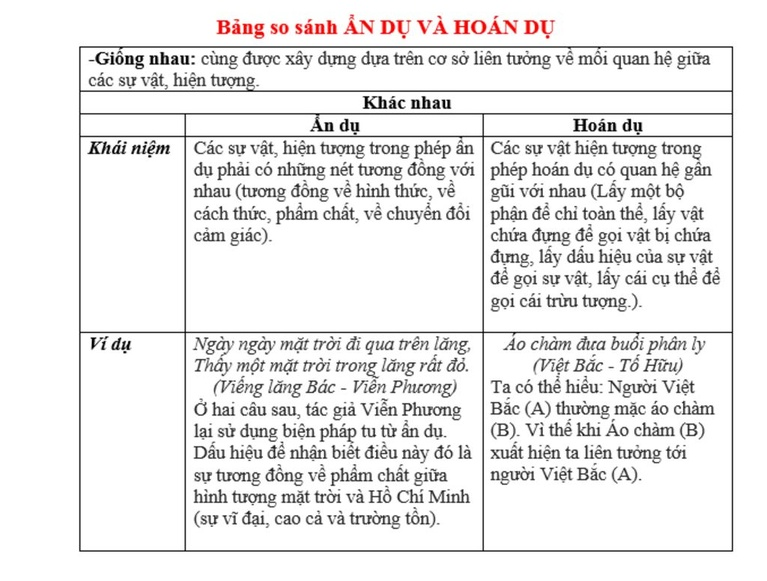
#> input picture process/table.jpg, 767 x 581 px, shrunk from 1024 x 776 before the run
$ jupyter execute --allow-errors table_text.ipynb
#> lines starting #> are read from the running program, lines starting #| are printed output that depends on the picture; after the words box and inside, x2 and y2 are one past the last pixel; in counts of white or black regions, pixels touching at a corner belong together
[cell 1]
import cv2
import numpy as np
import pytesseract
from PIL import Image
import matplotlib.pyplot as plt
from matplotlib.patches import Rectangle
from docx import Document

# Đọc ảnh và chuyển sang grayscale
img = cv2.imread('table.jpg', cv2.IMREAD_GRAYSCALE)
#> img: shape (581, 767); min 0, max 255, mean 234.6

# Áp dụng threshold để chuyển ảnh thành đen trắng
_, binary_img = cv2.threshold(img, 150, 255, cv2.THRESH_BINARY_INV)
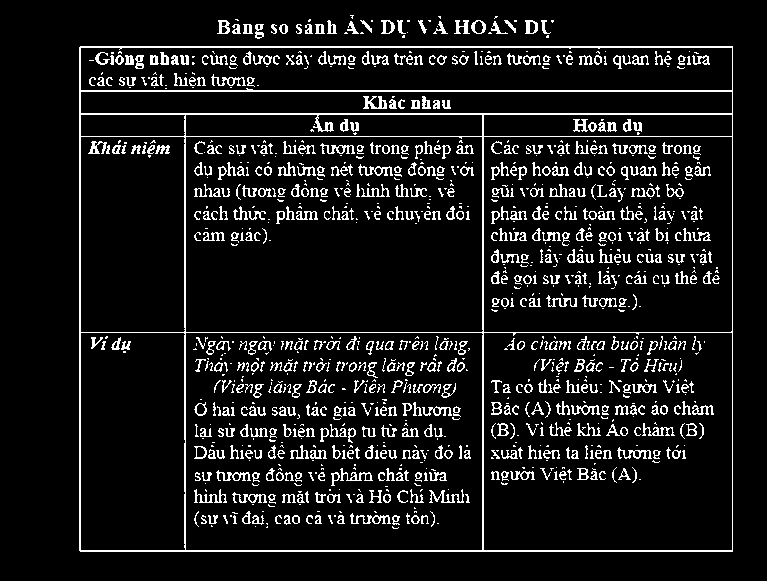
#> binary_img: shape (581, 767); 9.5% white in thin lines or dots, all inside (x1, y1, x2, y2) = (79, 15, 733, 552)

# Kernel cho đường ngang và dọc (dùng cho bảng)
horizontal_kernel = cv2.getStructuringElement(cv2.MORPH_RECT, (25, 1))
vertical_kernel = cv2.getStructuringElement(cv2.MORPH_RECT, (1, 25))

# Tìm các đường ngang và dọc (phát hiện bảng)
horizontal_lines = cv2.morphologyEx(binary_img, cv2.MORPH_OPEN, horizontal_kernel, iterations=2)
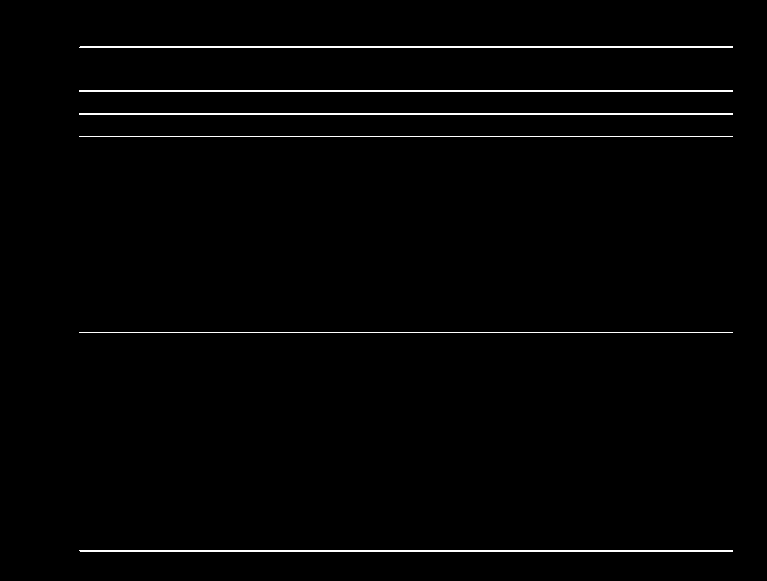
#> horizontal_lines: shape (581, 767); 1.5% white in thin lines or dots, all inside (x1, y1, x2, y2) = (79, 46, 733, 552)
vertical_lines = cv2.morphologyEx(binary_img, cv2.MORPH_OPEN, vertical_kernel, iterations=2)

# Kết hợp các đường ngang và dọc để phát hiện bảng
table_area = cv2.add(horizontal_lines, vertical_lines)
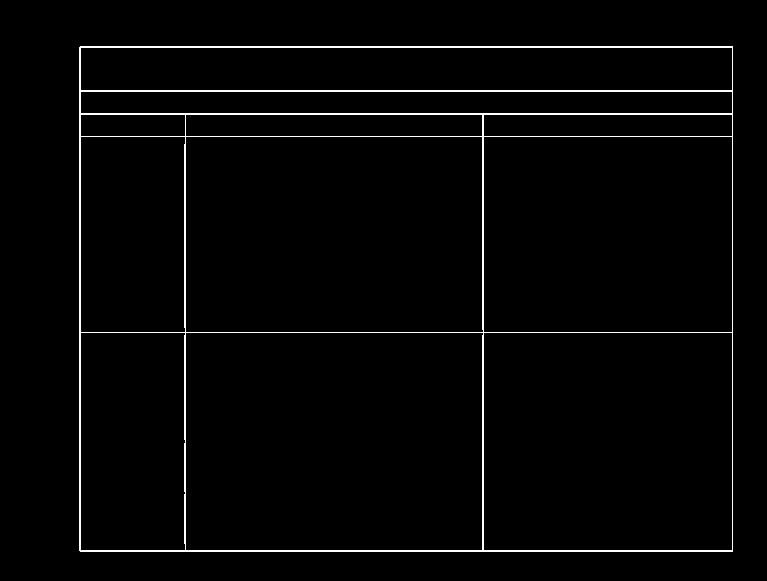
#> table_area: shape (581, 767); 2.2% white in thin lines or dots, all inside (x1, y1, x2, y2) = (79, 46, 733, 552)

# Tìm các contours để phân chia bảng
contours, hierarchy = cv2.findContours(table_area, cv2.RETR_TREE, cv2.CHAIN_APPROX_SIMPLE)
#> contours = 12 contours; largest, box (x1, y1, x2, y2) and area: (79, 46, 733, 552) 329764, (185, 332, 484, 551) 64746, (185, 136, 484, 333) 58212, (483, 332, 733, 551) 54280, (483, 136, 733, 333) 48802

# Lưu các bounding box của contours
bounding_boxes = [cv2.boundingRect(c) for c in contours]
#> bounding_boxes = [(79, 46, 654, 506), (483, 332, 250, 219), (185, 332, 299, 219), (80, 332, 106, 219), (483, 136, 250, 197), (185, 136, 299, 197), (80, 136, 106, 197), (483, 114, 250, 23), (185, 114, 298, 23), (80, 114, 106, 23), (80, 91, 653, 23), (80, 47, 653, 44)]

# Loại bỏ contour lớn nhất (toàn bộ bảng lớn)
max_contour = max(bounding_boxes, key=lambda b: b[2] * b[3])
#> max_contour = (79, 46, 654, 506)
bounding_boxes = [b for b in bounding_boxes if b != max_contour]
#> bounding_boxes = [(483, 332, 250, 219), (185, 332, 299, 219), (80, 332, 106, 219), (483, 136, 250, 197), (185, 136, 299, 197), (80, 136, 106, 197), (483, 114, 250, 23), (185, 114, 298, 23), (80, 114, 106, 23), (80, 91, 653, 23), (80, 47, 653, 44)]

# Tạo mặt nạ để che đi các vùng chứa bảng
mask = np.ones(binary_img.shape, dtype=np.uint8) * 255
for (x, y, w, h) in bounding_boxes:
    cv2.rectangle(mask, (x, y), (x + w, y + h), 0, -1)
#> this loop made 11 passes
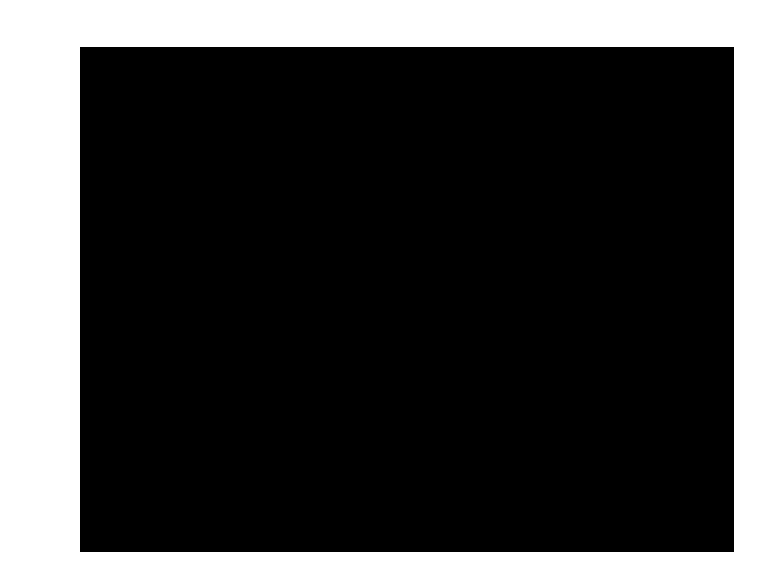
#> mask: shape (581, 767); 25.9% white; 1 white region, box (x1, y1, x2, y2) and area: (0, 0, 767, 581) 115357

# Áp dụng mặt nạ để giữ lại các vùng không phải bảng (vùng đoạn văn)
non_table_area = cv2.bitwise_and(binary_img, binary_img, mask=mask)
#> non_table_area: shape (581, 767); 0.62% white in thin lines or dots, all inside (x1, y1, x2, y2) = (79, 15, 733, 551)

# Sử dụng kỹ thuật Morphology để tìm các vùng đoạn văn
kernel = cv2.getStructuringElement(cv2.MORPH_RECT, (15, 15))  # Điều chỉnh kernel để phù hợp với văn bản
text_area = cv2.morphologyEx(non_table_area, cv2.MORPH_CLOSE, kernel)
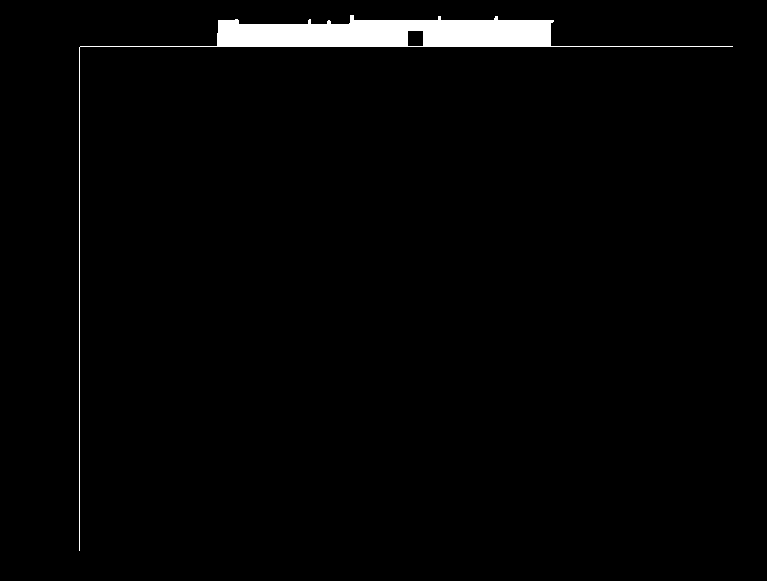
#> text_area: shape (581, 767); 2.1% white; 1 white region

# Tìm các contours của vùng đoạn văn
text_contours, _ = cv2.findContours(text_area, cv2.RETR_EXTERNAL, cv2.CHAIN_APPROX_SIMPLE)
#> text_contours = 1 contour; box (x1, y1, x2, y2) and area: (79, 15, 733, 551) 8268

# Lọc và sắp xếp các contours theo thứ tự từ trên xuống dưới và từ trái sang phải
bounding_boxes_text = [cv2.boundingRect(c) for c in text_contours]
#> bounding_boxes_text = [(79, 15, 654, 536)]
bounding_boxes_text = sorted(bounding_boxes_text, key=lambda b: (b[1], b[0]))  # Sắp xếp theo tọa độ y trước, sau đó là x

# Vẽ các vùng đã phát hiện bằng matplotlib
fig, ax = plt.subplots()
ax.imshow(cv2.cvtColor(cv2.imread('table.jpg'), cv2.COLOR_BGR2RGB))

# Vẽ các bounding box của bảng
for (x, y, w, h) in bounding_boxes:
    rect = Rectangle((x, y), w, h, linewidth=1, edgecolor='r', facecolor='none')
    ax.add_patch(rect)

# Vẽ các bounding box của đoạn văn
for (x, y, w, h) in bounding_boxes_text:
    rect = Rectangle((x, y), w, h, linewidth=1, edgecolor='g', facecolor='none')
    ax.add_patch(rect)
#> this loop made 1 pass

plt.title("Detected Regions with Bounding Boxes")
plt.show()
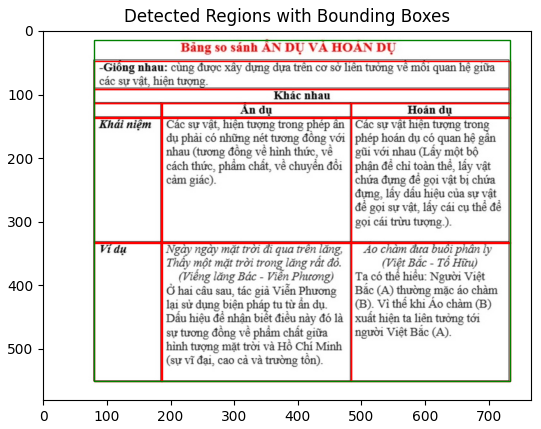
#> figure drawn by matplotlib, 1 panel

# OCR và lưu kết quả vào Word
#> (the rest of this cell did not finish here and is left out)

[cell 2]
import cv2
import numpy as np
import matplotlib.pyplot as plt
import pytesseract
from docx import Document
from docx.oxml import parse_xml
from docx.oxml.ns import nsdecls

# Bước 1: Đọc ảnh và tiền xử lý
img = cv2.imread('page_01_rotated.JPG', cv2.IMREAD_GRAYSCALE)
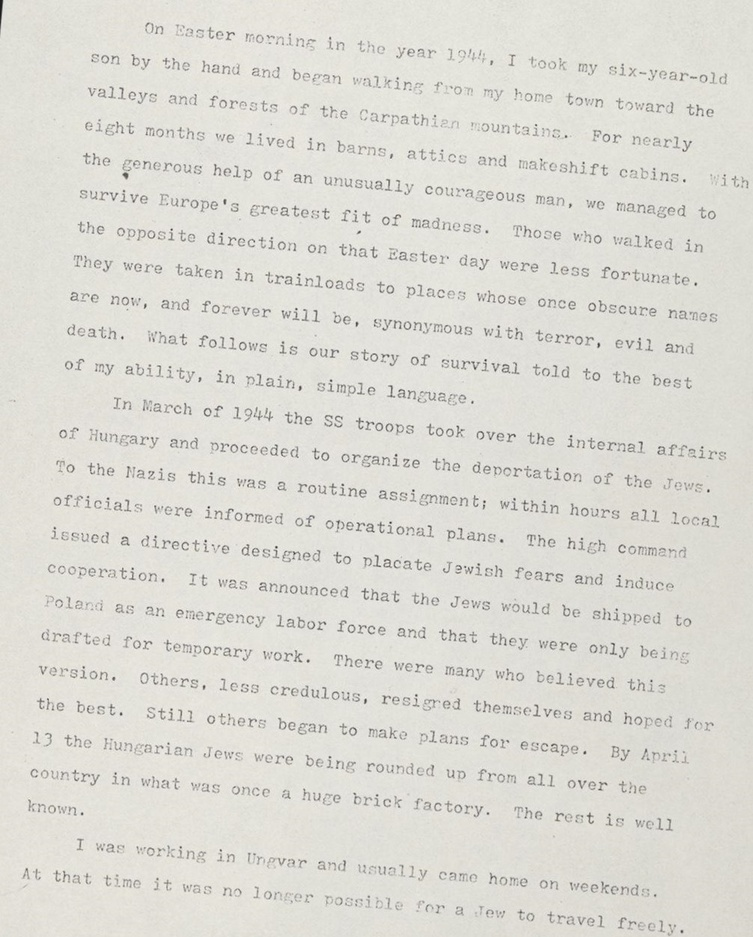
#> input picture process/page_01_rotated.JPG, 753 x 937 px, shrunk from 1006 x 1251 before the run
#> img: shape (937, 753); min 25, max 248, mean 218.9
original_img = cv2.imread('page_01_rotated.JPG')  # Đọc ảnh màu gốc để hiển thị hình chữ nhật
#> original_img is the input picture: shape (937, 753, 3); mean B, G, R 212.5, 219.3, 220.6

# Áp dụng threshold để chuyển ảnh thành đen trắng
_, binary_img = cv2.threshold(img, 150, 255, cv2.THRESH_BINARY_INV)
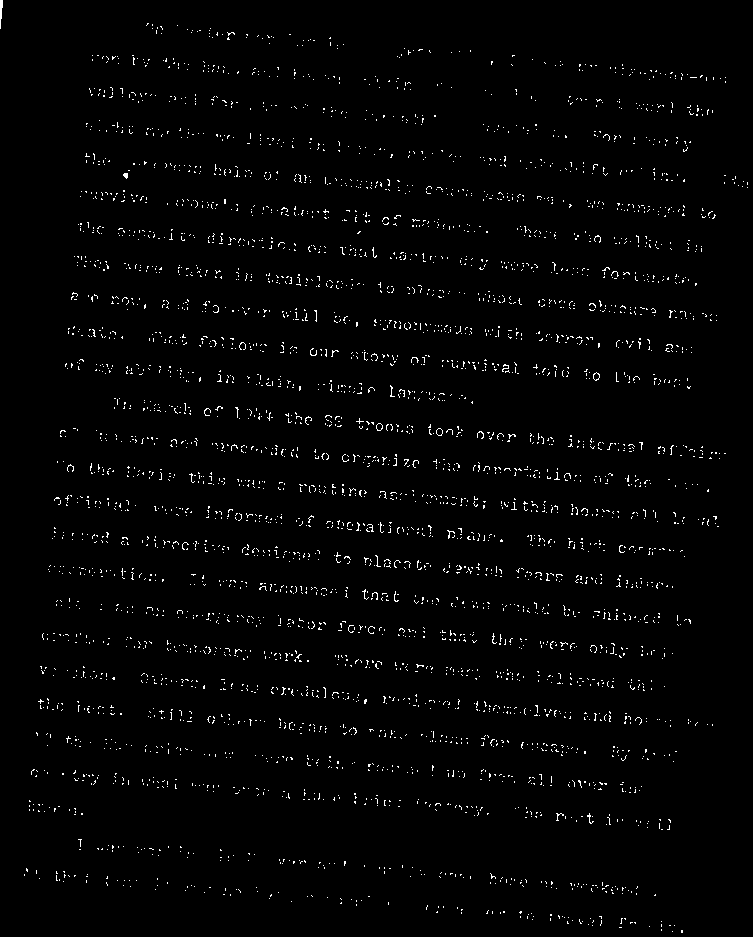
#> binary_img: shape (937, 753); 1.8% white in thin lines or dots

# Bước 2: Tìm đường kẻ ngang và dọc để xác định bảng
horizontal_kernel = cv2.getStructuringElement(cv2.MORPH_RECT, (25, 1))
vertical_kernel = cv2.getStructuringElement(cv2.MORPH_RECT, (1, 25))
#> vertical_kernel = 25 values from 1 to 1

# Tìm các đường kẻ ngang và dọc
horizontal_lines = cv2.morphologyEx(binary_img, cv2.MORPH_OPEN, horizontal_kernel, iterations=2)
#> horizontal_lines: shape (937, 753); every value is 0
vertical_lines = cv2.morphologyEx(binary_img, cv2.MORPH_OPEN, vertical_kernel, iterations=2)
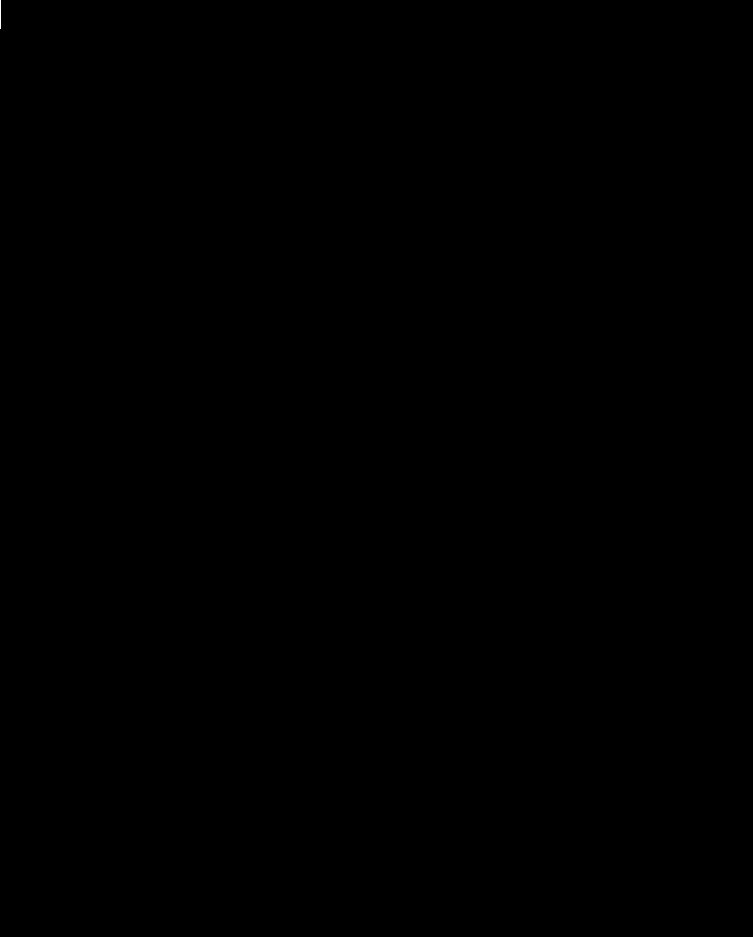
#> vertical_lines: shape (937, 753); 0% white in thin lines or dots, all inside (x1, y1, x2, y2) = (0, 0, 1, 29)

# Kết hợp các đường kẻ ngang và dọc để tìm bảng
table_area = cv2.add(horizontal_lines, vertical_lines)

# Bước 3: Tìm các contours (đường viền) để phân chia bảng
contours, hierarchy = cv2.findContours(table_area, cv2.RETR_TREE, cv2.CHAIN_APPROX_SIMPLE)
#> contours = [[[0, 0], [0, 28]]]

# Lưu trữ các bounding box của contours để tìm các vùng bảng
bounding_boxes = [cv2.boundingRect(c) for c in contours]
#> bounding_boxes = [(0, 0, 1, 29)]

# Loại bỏ contour lớn nhất (toàn bộ bảng lớn)
max_contour = max(bounding_boxes, key=lambda b: b[2] * b[3])
#> max_contour = (0, 0, 1, 29)
bounding_boxes = [b for b in bounding_boxes if b != max_contour]
#> bounding_boxes = []

# Sắp xếp bounding box theo vị trí (y, x) để giữ đúng thứ tự bảng
bounding_boxes = sorted(bounding_boxes, key=lambda b: (b[1], b[0]))

# Bước 4: Vẽ mask để loại bỏ vùng bảng khỏi ảnh gốc
mask = np.zeros_like(img)

# Vẽ các bounding box của bảng lên mask
for (x, y, w, h) in bounding_boxes:
    cv2.rectangle(mask, (x, y), (x + w, y + h), (255), thickness=-1)
#> this loop made 0 passes

# Trừ vùng bảng ra khỏi ảnh gốc để lấy phần văn bản
non_table_area = cv2.bitwise_not(mask)
#> non_table_area: shape (937, 753); every value is 255
text_area = cv2.bitwise_and(img, img, mask=non_table_area)

# Bước 5: Xử lý các đoạn văn bản riêng biệt
# Tìm các contours trong vùng văn bản
text_contours, _ = cv2.findContours(non_table_area, cv2.RETR_EXTERNAL, cv2.CHAIN_APPROX_SIMPLE)
#> text_contours = [[[0, 0], [0, 936], [752, 936], [752, 0]]]

# Lưu kết quả của các đoạn văn bản vào danh sách
text_data = []
#> (the rest of this cell did not finish here and is left out)

[cell 3]
import cv2
import numpy as np
import pytesseract
from docx import Document
from docx.oxml import parse_xml
from docx.oxml.ns import nsdecls

# Bước 1: Đọc ảnh và tiền xử lý
img = cv2.imread('table.jpg', cv2.IMREAD_GRAYSCALE)

# Áp dụng threshold để chuyển ảnh thành đen trắng
_, binary_img = cv2.threshold(img, 150, 255, cv2.THRESH_BINARY_INV)

# Bước 2: Tìm đường kẻ ngang và dọc để xác định bảng
horizontal_kernel = cv2.getStructuringElement(cv2.MORPH_RECT, (25, 1))  # Kernel cho đường ngang
vertical_kernel = cv2.getStructuringElement(cv2.MORPH_RECT, (1, 25))   # Kernel cho đường dọc

# Tìm các đường kẻ ngang và dọc
horizontal_lines = cv2.morphologyEx(binary_img, cv2.MORPH_OPEN, horizontal_kernel, iterations=2)
vertical_lines = cv2.morphologyEx(binary_img, cv2.MORPH_OPEN, vertical_kernel, iterations=2)

# Bước 3: Kết hợp các đường kẻ ngang và dọc để tạo ra vùng bảng
table_area = cv2.add(horizontal_lines, vertical_lines)

# Bước 4: Tìm các contours (đường viền) để phân chia bảng
contours, _ = cv2.findContours(table_area, cv2.RETR_TREE, cv2.CHAIN_APPROX_SIMPLE)
#> contours = 12 contours; largest, box (x1, y1, x2, y2) and area: (79, 46, 733, 552) 329764, (185, 332, 484, 551) 64746, (185, 136, 484, 333) 58212, (483, 332, 733, 551) 54280, (483, 136, 733, 333) 48802

# Lưu trữ các bounding box của contours
bounding_boxes = [cv2.boundingRect(c) for c in contours]
#> bounding_boxes = [(79, 46, 654, 506), (483, 332, 250, 219), (185, 332, 299, 219), (80, 332, 106, 219), (483, 136, 250, 197), (185, 136, 299, 197), (80, 136, 106, 197), (483, 114, 250, 23), (185, 114, 298, 23), (80, 114, 106, 23), (80, 91, 653, 23), (80, 47, 653, 44)]

# Loại bỏ contour lớn nhất (toàn bộ bảng lớn)
max_contour = max(bounding_boxes, key=lambda b: b[2] * b[3])
#> max_contour = (79, 46, 654, 506)
bounding_boxes = [b for b in bounding_boxes if b != max_contour]
#> bounding_boxes = [(483, 332, 250, 219), (185, 332, 299, 219), (80, 332, 106, 219), (483, 136, 250, 197), (185, 136, 299, 197), (80, 136, 106, 197), (483, 114, 250, 23), (185, 114, 298, 23), (80, 114, 106, 23), (80, 91, 653, 23), (80, 47, 653, 44)]

# Bước 5: Phủ đen vùng bảng trên ảnh sao chép để xử lý phần văn bản
img_text_only = binary_img.copy()

# Phủ đen các vùng bảng trên ảnh sao chép
for x, y, w, h in bounding_boxes:
    cv2.rectangle(img_text_only, (x, y), (x + w, y + h), (0, 0, 0), -1)  # Phủ đen

# Bước 6: OCR văn bản từ ảnh đã loại bỏ bảng
#> (the rest of this cell did not finish here and is left out)

#### code xử lý cho cả đoạn và bảng

[cell 4]
import cv2
import numpy as np
import pytesseract
from docx import Document
from docx.oxml import parse_xml
from docx.oxml.ns import nsdecls

# Bước 1: Đọc ảnh và tiền xử lý
img = cv2.imread('table.jpg', cv2.IMREAD_GRAYSCALE)

# Áp dụng threshold để chuyển ảnh thành đen trắng
_, binary_img = cv2.threshold(img, 150, 255, cv2.THRESH_BINARY_INV)

# Bước 2: Tìm đường kẻ ngang và dọc để xác định bảng
horizontal_kernel = cv2.getStructuringElement(cv2.MORPH_RECT, (25, 1))  # Kernel cho đường ngang
vertical_kernel = cv2.getStructuringElement(cv2.MORPH_RECT, (1, 25))   # Kernel cho đường dọc

# Tìm các đường kẻ ngang và dọc
horizontal_lines = cv2.morphologyEx(binary_img, cv2.MORPH_OPEN, horizontal_kernel, iterations=2)
vertical_lines = cv2.morphologyEx(binary_img, cv2.MORPH_OPEN, vertical_kernel, iterations=2)

# Bước 3: Kết hợp các đường kẻ ngang và dọc để tạo ra vùng bảng
table_area = cv2.add(horizontal_lines, vertical_lines)

# Bước 4: Tìm các contours (đường viền) để phân chia bảng
contours, _ = cv2.findContours(table_area, cv2.RETR_TREE, cv2.CHAIN_APPROX_SIMPLE)

# Lưu trữ các bounding box của contours
bounding_boxes = [cv2.boundingRect(c) for c in contours]
#> bounding_boxes = [(79, 46, 654, 506), (483, 332, 250, 219), (185, 332, 299, 219), (80, 332, 106, 219), (483, 136, 250, 197), (185, 136, 299, 197), (80, 136, 106, 197), (483, 114, 250, 23), (185, 114, 298, 23), (80, 114, 106, 23), (80, 91, 653, 23), (80, 47, 653, 44)]
#> `bounding_boxes = [b for b in bounding_boxes if b != max_contour]`: bounding_boxes = [(483, 332, 250, 219), (185, 332, 299, 219), (80, 332, 106, 219), (483, 136, 250, 197), (185, 136, 299, 197), (80, 136, 106, 197), (483, 114, 250, 23), (185, 114, 298, 23), (80, 114, 106, 23), (80, 91, 653, 23), (80, 47, 653, 44)]
#> the loop `for x, y, w, h in bounding_boxes:` made 11 passes

# Kiểm tra xem có bảng hay không
#> (the rest of this cell did not finish here and is left out)
